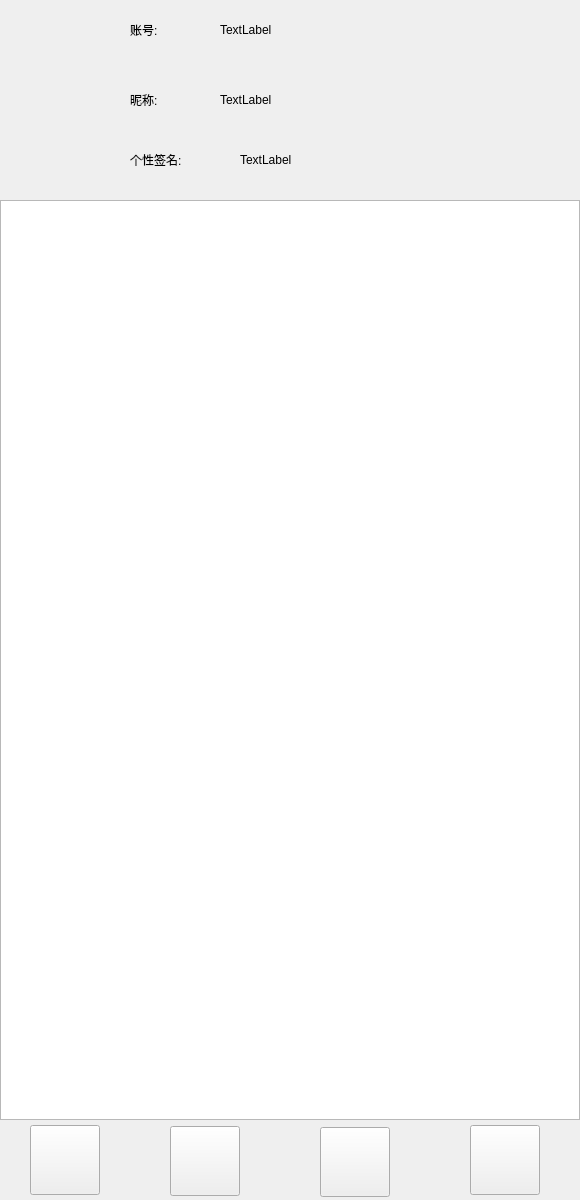
<?xml version="1.0" encoding="UTF-8"?>
<ui version="4.0">
 <class>QQListUI_KDZ</class>
 <widget class="QWidget" name="QQListUI_KDZ">
  <property name="geometry">
   <rect>
    <x>0</x>
    <y>0</y>
    <width>580</width>
    <height>1200</height>
   </rect>
  </property>
  <property name="windowTitle">
   <string>QQ列表</string>
  </property>
  <widget class="QTreeView" name="treeView_QQlist">
   <property name="geometry">
    <rect>
     <x>0</x>
     <y>200</y>
     <width>580</width>
     <height>920</height>
    </rect>
   </property>
   <property name="contextMenuPolicy">
    <enum>Qt::CustomContextMenu</enum>
   </property>
   <property name="editTriggers">
    <set>QAbstractItemView::NoEditTriggers</set>
   </property>
  </widget>
  <widget class="QLabel" name="label_namepre">
   <property name="geometry">
    <rect>
     <x>130</x>
     <y>5</y>
     <width>80</width>
     <height>50</height>
    </rect>
   </property>
   <property name="styleSheet">
    <string notr="true">font: 8pt &quot;Arial&quot;;</string>
   </property>
   <property name="text">
    <string>账号:</string>
   </property>
  </widget>
  <widget class="QLabel" name="label_IDpre">
   <property name="geometry">
    <rect>
     <x>130</x>
     <y>75</y>
     <width>80</width>
     <height>50</height>
    </rect>
   </property>
   <property name="styleSheet">
    <string notr="true">font: 8pt &quot;Arial&quot;;</string>
   </property>
   <property name="text">
    <string>昵称:</string>
   </property>
  </widget>
  <widget class="QLabel" name="label_signaturepre">
   <property name="geometry">
    <rect>
     <x>130</x>
     <y>135</y>
     <width>90</width>
     <height>50</height>
    </rect>
   </property>
   <property name="styleSheet">
    <string notr="true">font: 8pt &quot;Arial&quot;;</string>
   </property>
   <property name="text">
    <string>个性签名:</string>
   </property>
  </widget>
  <widget class="QPushButton" name="pushButton_myinfo">
   <property name="geometry">
    <rect>
     <x>15</x>
     <y>50</y>
     <width>95</width>
     <height>95</height>
    </rect>
   </property>
   <property name="styleSheet">
    <string notr="true">QPushButton{
border-radius:40px;
border-image: url(:/new/prefix1/myphoto.png);
}
</string>
   </property>
   <property name="text">
    <string/>
   </property>
  </widget>
  <widget class="QLabel" name="label_ID">
   <property name="geometry">
    <rect>
     <x>220</x>
     <y>5</y>
     <width>250</width>
     <height>50</height>
    </rect>
   </property>
   <property name="styleSheet">
    <string notr="true">font: 9pt &quot;Arial&quot;;</string>
   </property>
   <property name="text">
    <string>TextLabel</string>
   </property>
  </widget>
  <widget class="QLabel" name="label_name">
   <property name="geometry">
    <rect>
     <x>220</x>
     <y>75</y>
     <width>200</width>
     <height>50</height>
    </rect>
   </property>
   <property name="styleSheet">
    <string notr="true">font: 9pt &quot;Arial&quot;;</string>
   </property>
   <property name="text">
    <string>TextLabel</string>
   </property>
  </widget>
  <widget class="QLabel" name="label_signature">
   <property name="geometry">
    <rect>
     <x>240</x>
     <y>135</y>
     <width>300</width>
     <height>50</height>
    </rect>
   </property>
   <property name="styleSheet">
    <string notr="true">font: 8pt &quot;Arial&quot;;</string>
   </property>
   <property name="text">
    <string>TextLabel</string>
   </property>
  </widget>
  <widget class="QPushButton" name="pushButton_set">
   <property name="geometry">
    <rect>
     <x>30</x>
     <y>1125</y>
     <width>70</width>
     <height>70</height>
    </rect>
   </property>
   <property name="styleSheet">
    <string notr="true">border-image: url(:/new/prefix1/qqset.jpg);</string>
   </property>
   <property name="text">
    <string/>
   </property>
  </widget>
  <widget class="QPushButton" name="pushButton_newgroup">
   <property name="geometry">
    <rect>
     <x>320</x>
     <y>1127</y>
     <width>70</width>
     <height>70</height>
    </rect>
   </property>
   <property name="styleSheet">
    <string notr="true">border-image: url(:/new/prefix1/qqgroup.JPG);</string>
   </property>
   <property name="text">
    <string/>
   </property>
  </widget>
  <widget class="QPushButton" name="pushButton_addF">
   <property name="geometry">
    <rect>
     <x>170</x>
     <y>1126</y>
     <width>70</width>
     <height>70</height>
    </rect>
   </property>
   <property name="styleSheet">
    <string notr="true">border-image: url(:/new/prefix1/qqfriend.jpg);</string>
   </property>
   <property name="text">
    <string/>
   </property>
  </widget>
  <widget class="QPushButton" name="pushButton_space">
   <property name="geometry">
    <rect>
     <x>470</x>
     <y>1125</y>
     <width>70</width>
     <height>70</height>
    </rect>
   </property>
   <property name="styleSheet">
    <string notr="true">border-image: url(:/new/prefix1/qqspace.jpg);</string>
   </property>
   <property name="text">
    <string/>
   </property>
  </widget>
 </widget>
 <resources/>
 <connections/>
</ui>
